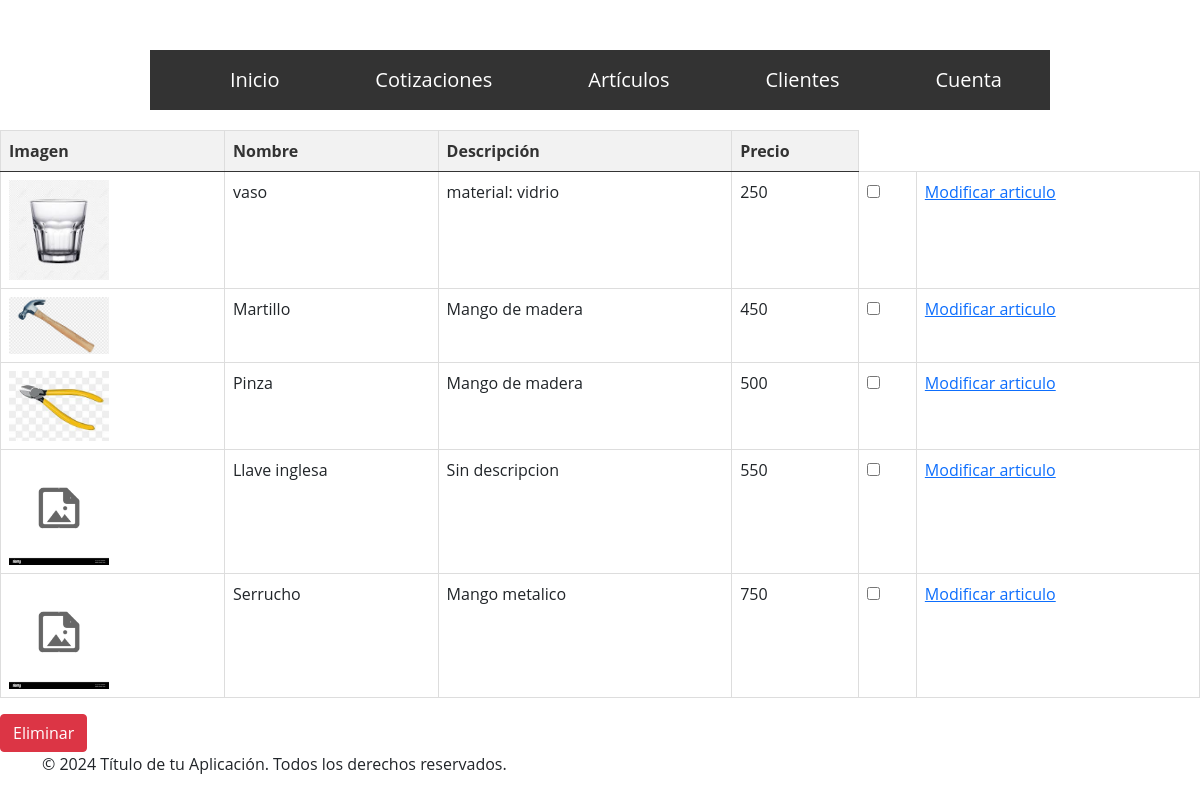
Before: /articulos/ with the older database file.
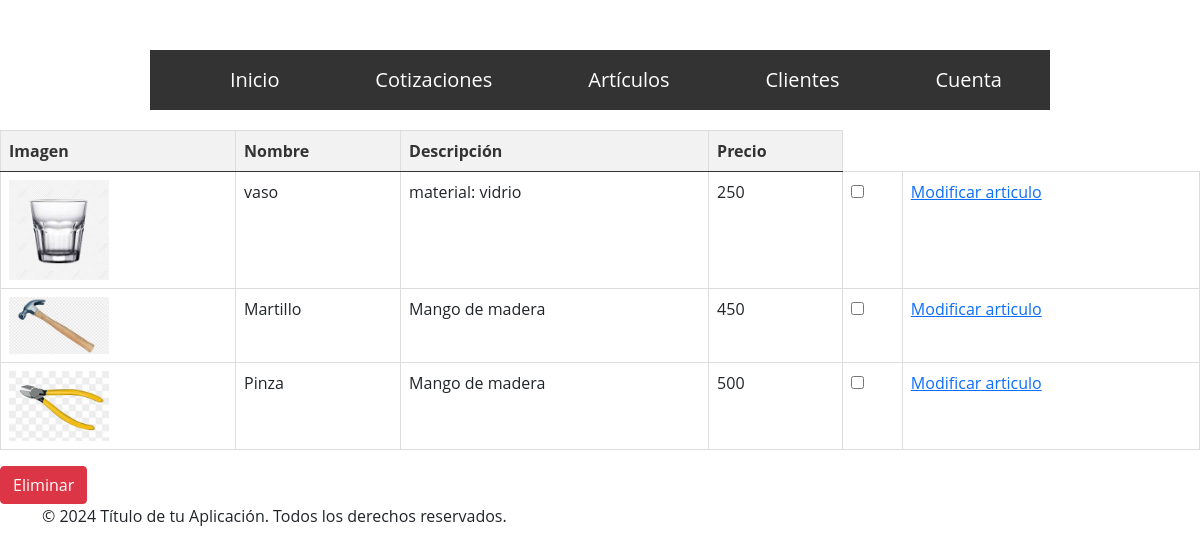
After: the same page with the newer database file.
### articulos/models.py (models this page shows, shortened)
class Articulo(models.Model):
    imagen=models.ImageField(upload_to='articulos', default='proyectoWeb/media/articulos/sin imagen.jpg')
    nombre=models.CharField(max_length=30)
    descripcion=models.CharField(max_length=80)
    precio=models.IntegerField()
    created=models.DateTimeField(auto_now_add=True)
    updated=models.DateField(auto_now=True)
    class Meta:
        verbose_name="Articulo"
        verbose_name_plural="Articulos"

### articulos/views.py (the view)
# urls.py: path('', views.mis_articulos, name="mis_articulos"),
def mis_articulos(request):
    articulos=Articulo.objects.all()
    return render(request, "mis_articulos.html", {"articulos": articulos})

### articulos/templates/mis_articulos.html (shortened to what this page needs)
{% extends "estructura_base.html" %}
{% load static %}
{% block content %}
<form action="{% url 'eliminar_articulo' %}" method="post">
  <table class="table">
    <thead>
      <tr>
        <th>Imagen</th>
        <th>Nombre</th>
        <th>Descripción</th>
        <th>Precio</th>
      </tr>
    </thead>
    <tbody>
      {% for articulo in articulos %}
      <tr>
        <td><img src="{{ articulo.imagen.url }}" style="width: 100px;"></td>
        <td>{{ articulo.nombre }}</td>
        <td>{{ articulo.descripcion }}</td>
        <td>{{ articulo.precio }}</td>
        <td><input type="checkbox" name="articulos_seleccionados[]" value="{{ articulo.id }}"></td>
        <td><a href="{% url 'actualizar_articulo' articulo.id %}">Modificar articulo</a></td>
      </tr>
      {% endfor %}
    </tbody>
  </table>
  <button type="submit" class="btn btn-danger">Eliminar</button>
</form>
{% endblock %}

### facturacionApp/templates/estructura_base.html (shortened to what this page needs)
{% load static %}
<!DOCTYPE html>
<html lang="es">
<head>
    <link rel="stylesheet" href="https://cdnjs.cloudflare.com/ajax/libs/twitter-bootstrap/5.1.0/css/bootstrap.min.css">
    <link href="{% static 'home.css' %}" rel="stylesheet">
</head>
<body>
    <header>
        <nav>
            <ul class="menu-horizontal">
                <li><a href="{% url 'home' %}">Inicio</a></li>
                <li>
                    <a href="#">Cotizaciones</a>
                </li>
                <li>
                    <a href="#">Artículos</a>
                </li>
                <li><a href="#">Clientes</a>
                </li>
                <li><a href="#">Cuenta</a>
                </li>
            </ul>
        </nav>
    </header>
    <div id="html">
        {% block content %}
        {% endblock %}
    </div>
    <footer>
        <div class="container">
            <p>&copy; 2024 Título de tu Aplicación. Todos los derechos reservados.</p>
        </div>
    </footer>
</body>
</html>

### facturacionApp/static/home.css (style rules this page uses)
* { margin: 0; padding: 0; box-sizing: border-box; font-family: 'Open Sans', sans-serif; }
nav { max-width: 900px; margin: auto; background-color: #333; font-size: 20px; position: relative; z-index: 1000; }
.menu-horizontal { list-style: none; display: flex; justify-content: space-around; position: relative; z-index: 1001; }
.menu-horizontal > li { position: relative; }
.menu-horizontal > li > a { display: block; padding: 15px 20px; color: white; text-decoration: none; }
.table { width: 100%; border-collapse: collapse; margin-top: 20px; }
.table th, .table td { border: 1px solid #ddd; padding: 8px; text-align: left; }
.table th { background-color: #f2f2f2; color: #333; }

Changed rows visible on the page:
removed Articulo: imagen (picture), nombre "Llave inglesa", descripcion "Sin descripcion", precio "550"
removed Articulo: imagen (picture), nombre "Serrucho", descripcion "Mango metalico", precio "750"
